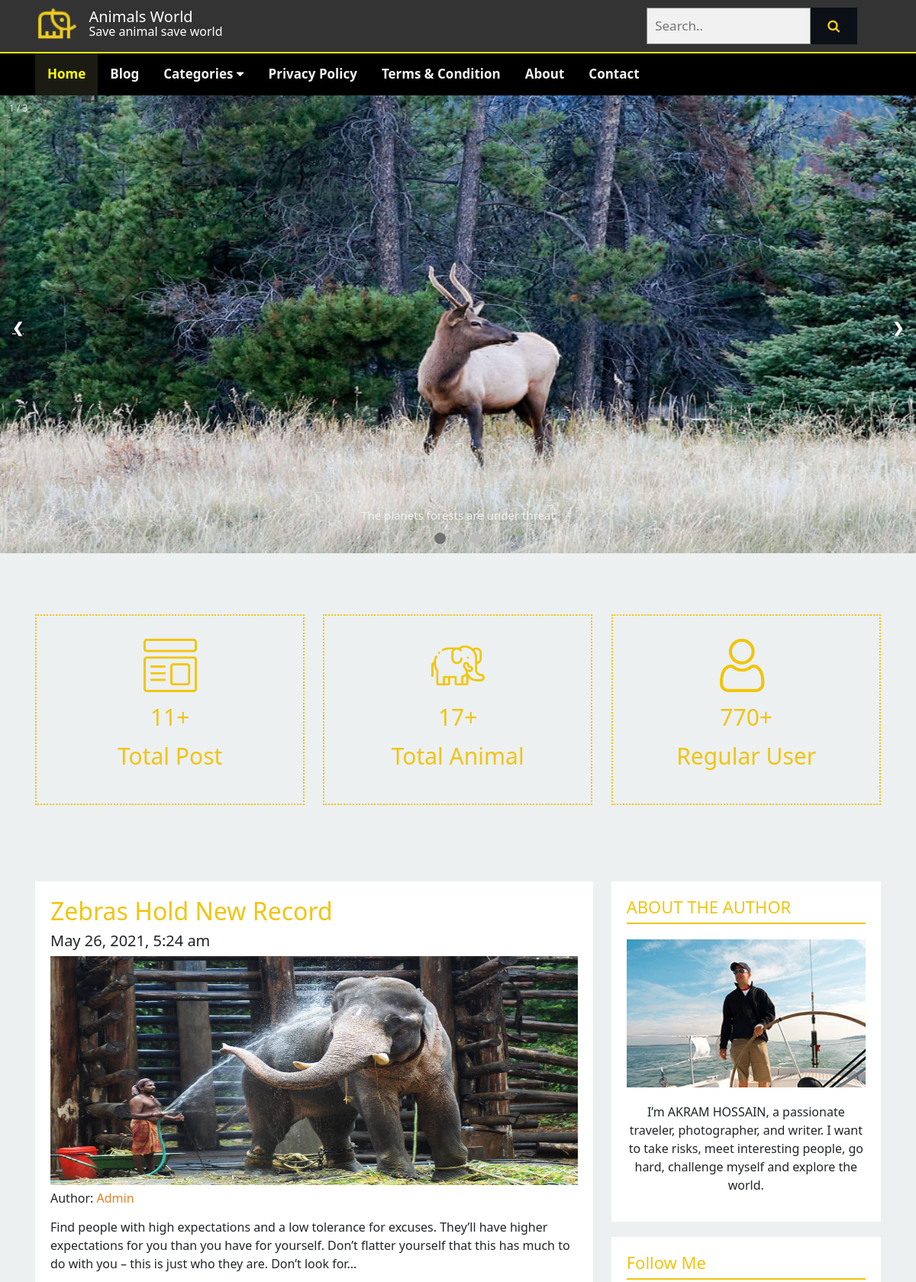
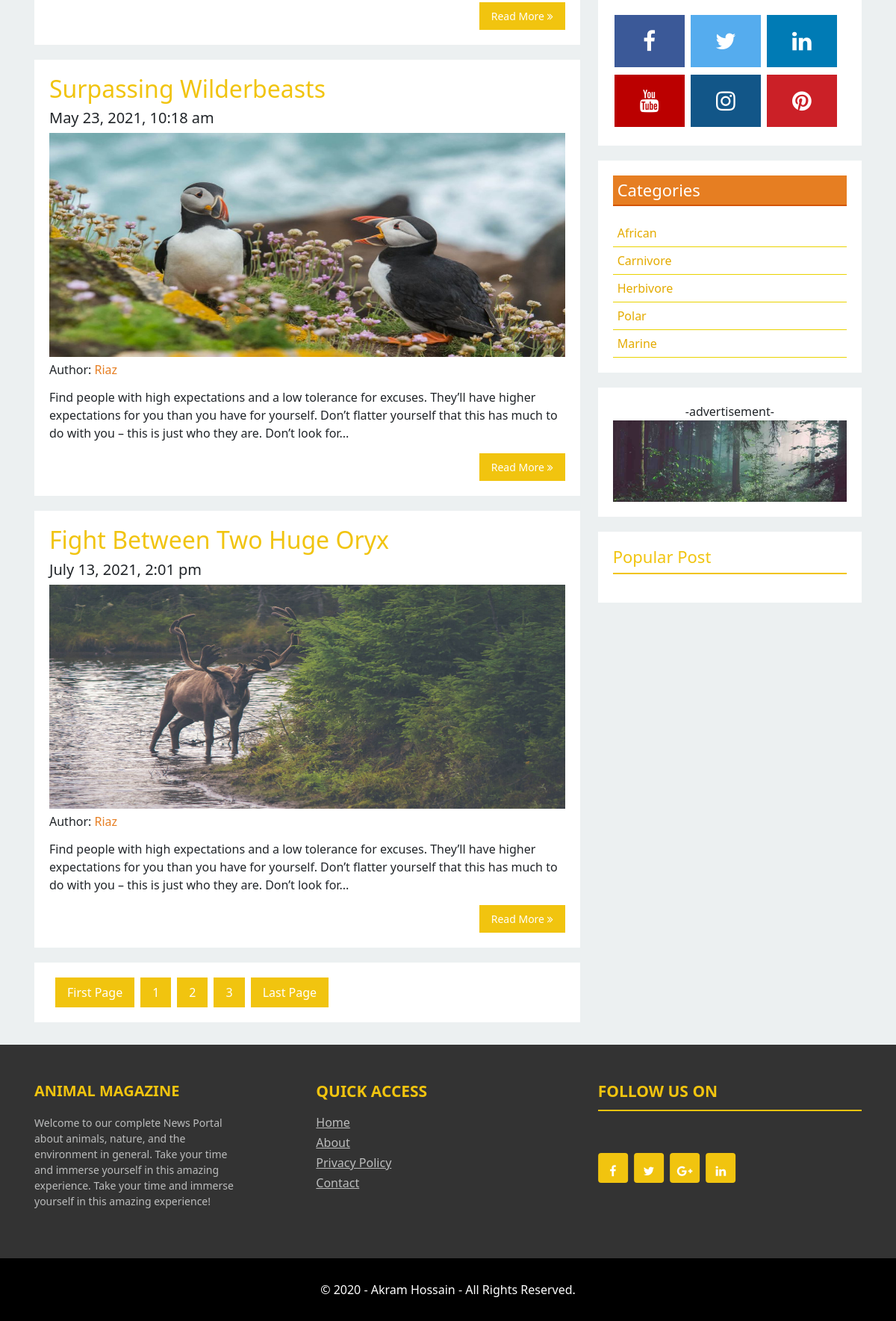
The app's page /animal.sakisite.xyz/index.php?page=2 with its own data (2 pictures, top to bottom).
### tables this page shows
CREATE TABLE `tbl_logotitle` (
  `id` int(11) NOT NULL,
  `logo` varchar(255) NOT NULL,
  `title` varchar(400) NOT NULL,
  `subtitle` varchar(400) NOT NULL
);

CREATE TABLE `tbl_page` (
  `id` int(11) NOT NULL,
  `title` varchar(255) NOT NULL,
  `body` text NOT NULL
);

CREATE TABLE `tbl_slider` (
  `id` int(11) NOT NULL,
  `title` varchar(255) NOT NULL,
  `slider` varchar(255) NOT NULL
);

CREATE TABLE `tbl_post` (
  `id` int(11) NOT NULL,
  `cat` int(11) NOT NULL,
  `title` varchar(255) NOT NULL,
  `body` text NOT NULL,
  `image` varchar(255) NOT NULL,
  `author` varchar(255) NOT NULL,
  `tags` varchar(255) NOT NULL,
  `date` timestamp NOT NULL DEFAULT current_timestamp(),
  `userid` int(11) NOT NULL,
  `count` int(100) NOT NULL
);

CREATE TABLE `tbl_author_details` (
  `id` int(11) NOT NULL,
  `image` varchar(255) NOT NULL,
  `description` text NOT NULL,
  `fb` varchar(700) NOT NULL,
  `tw` varchar(700) NOT NULL,
  `ln` varchar(700) NOT NULL,
  `yt` varchar(700) NOT NULL,
  `ig` varchar(700) NOT NULL,
  `pn` varchar(700) NOT NULL
);

CREATE TABLE `tbl_category` (
  `id` int(11) NOT NULL,
  `name` varchar(255) NOT NULL
);

CREATE TABLE `tbl_footer_top_column_1` (
  `id` int(11) NOT NULL,
  `title` varchar(255) NOT NULL,
  `body` text NOT NULL
);

CREATE TABLE `tbl_footer_top_column_2` (
  `id` int(11) NOT NULL,
  `title` varchar(255) NOT NULL,
  `Home` varchar(255) NOT NULL,
  `About` varchar(255) NOT NULL,
  `Privacy Policy` varchar(255) NOT NULL,
  `Contact` varchar(255) NOT NULL,
  `home_link` varchar(700) NOT NULL,
  `about_link` varchar(700) NOT NULL,
  `privacy_link` varchar(700) NOT NULL,
  `contact_link` varchar(700) NOT NULL
);

CREATE TABLE `tbl_footer_top_column_3` (
  `id` int(11) NOT NULL,
  `title` varchar(255) NOT NULL,
  `fb_link` varchar(700) NOT NULL,
  `tw_link` varchar(700) NOT NULL,
  `gp_link` varchar(700) NOT NULL,
  `ln_link` varchar(700) NOT NULL
);

CREATE TABLE `tbl_footer` (
  `id` int(11) NOT NULL,
  `copyright` varchar(700) NOT NULL
);

### animal.sakisite.xyz/lib/Database.php (called while the page is built, shortened)
<?php
Class Database{
	public $host   = DB_HOST;
	public $user   = DB_USER;
	public $pass   = DB_PASS;
	public $dbname = DB_NAME;
	public $link;
	public function connectDB(){
	$this->link = new mysqli($this->host, $this->user, $this->pass, $this->dbname);
 }
	public function select($query){
		$result = $this->link->query($query) or die($this->link->error.__LINE__);
		if($result->num_rows > 0){
			return $result;
		} else {
			return false;
		}
	}
}

### animal.sakisite.xyz/index.php (the view, shortened to what this page needs)
<?php require 'inc/header.php'; ?>
<?php require 'inc/slider.php'; ?>
<?php require 'inc/flipbar.php'; ?>
  <section class="main_section">
    <div class="mainsection_bfr_container">
      <div class="container">
        <div class="main_section_aftr_row clearfix">
          <div class="row">
            <div class="col-md-8 left_main_Content col-sm-12">
              <?php
              $per_page = 3;
              if (isset($_GET["page"])) {
                  $page = $_GET["page"];
              } else {
                  $page = 1;
              }
              $start_form = ($page - 1) * $per_page;
              ?>
            <?php
              $query = "SELECT * FROM tbl_post ORDER BY id desc LIMIT $start_form,$per_page ";
              $post = $db->select($query);
              if ($post) {
                while ($result = $post->fetch_assoc()) { ?>
              <div class="my_card my_card_post clearfix">
                <a href="post.php?postid=<?php echo $result['id']; ?>"><h2><?php echo $result["title"]; ?></h2></a>
                <h5><?php echo $fm->date($result['date']); ?></h5>
                <div class="fakeimg height_img">
                  <a href="post.php?postid=<?php echo $result['id']; ?>"><img src="admin/uploads/<?php echo $result["image"]; ?>" alt=""></a>
                </div>
                <h6 class="remove_cls">Author: <a href=""><?php echo $result["author"]; ?></a></h6>
                <?php echo $fm->textShorten($result["body"], 270); ?><a href="post.php?postid=<?php echo $result['id']; ?>" class="read_more">Read More <i class="fa fa-angle-double-right"></i></a>
              </div>
              <?php } } ?>
              <div class="my_card my_card_post clearfix">
                <div class="pagination">
                  <?php
                  $query = "SELECT * FROM tbl_post";
                  $result = $db->select($query);
                  $total_rows = mysqli_num_rows($result);
                  $total_pages = ceil($total_rows/$per_page);
                  echo "<a href='index.php'>First Page</a>";
                  for ($i=1; $i <= $total_pages; $i++) {
                  echo "<a href='index.php?page=$i'>".$i."</a>";
                    }
                  echo "<a href='index.php?page=$total_pages'>Last Page</a>";
                  ?>
                </div>
              </div>
            </div>
            <?php require 'inc/sidebar.php' ?>
          </div>
        </div>
      </div>
    </div>
  </section>
<?php require 'inc/footer.php' ?>
</body>
</html>

### animal.sakisite.xyz/inc/header.php (shortened to what this page needs)
<?php require "lib/Database.php"; ?>
<?php require "lib/format.php"; ?>
<?php
$db = new Database();
$fm = new format();
?>
<!DOCTYPE html>
<html lang="en">
<head>
  <?php require "script/css.php"; ?>
</head>
<body>
  <header>
    <div class="equal_margin">
      <div class="container topnav_container">
        <div class="top_bar">
          <div class="row">
            <div class="col-lg-6 col-md-6 col-sm-8 col-xs-12 clearfix">
            <?php
              $sql = "SELECT * FROM tbl_logotitle WHERE id = '1' ";
              $logotitle = $db->select($sql);
              if ($logotitle) {
              $result = $logotitle->fetch_array();
              ?>
              <div class="left_logo">
                <img src="admin/uploads/<?php echo $result["logo"]; ?>" alt="Logo">
              </div>
              <div class="right_text">
                <h2><?php echo $result["title"]; ?></h2>
                <p><?php echo $result["subtitle"]; ?></p>
              </div>
            </div>
            <?php } ?>
            <div class="col-lg-6 col-md-6 col-sm-4 col-xs-12">
              <div class="search">
                <form class="example" action="search.php" method="GET">
                  <input type="text" required placeholder="Search.." name="search">
                  <button type="submit" name="submit" value="Submit"><i class="fa fa-search"></i></button>
                </form>
              </div>
            </div>
          </div>
        </div>
      </div>
    </div>
    <div class="nav_bg_color" id="myHeader">
      <nav class="bottomnav container clearfix max_width_nav">
        <div class="topnav" id="myTopnav">
          <span><a href="index.php" <?php $path  = $_SERVER['SCRIPT_FILENAME']; $title = basename($path, ".php"); if ($title == 'index') { ?> class="active" <?php } ?> >Home</a></span>
          <span class="display_hide"><a href="blog.php" <?php $path  = $_SERVER['SCRIPT_FILENAME']; $title = basename($path, ".php"); if ($title == 'blog') { ?> class="active" <?php } ?> >Blog</a></span>
         <div class="dropdownHover">
          <span class="for_dropdown
          <?php
          if ($get_url_base == "contact.php") {?>
           contact_dropdown <?php } ?>"><a href="" <?php	if (isset($_GET['category'])) { ?>	class="active" <?php } ?> >Categories <i class="fa fa-caret-down"></i></a>
        </span>
          </div>
          <?php
          $sql = "SELECT * FROM tbl_page ";
          $page = $db->select($sql);
          if ($page) {
              while ($result = $page->fetch_assoc()) { ?>
          </span><a href="page.php?pageid=<?php echo $result['id']; ?>" <?php	if (isset($_GET['pageid']) && $_GET['pageid'] == $result['id']) { ?>	class="active" <?php } ?>
           ><?php echo $result['title']; ?></a></span>
          <?php } } ?>
          </span><a href="about.php" <?php $path  = $_SERVER['SCRIPT_FILENAME']; $title = basename($path, ".php"); if ($title == 'about') { ?> class="active" <?php } ?> >About</a></span>
          </span><a href="contact.php" <?php $path  = $_SERVER['SCRIPT_FILENAME']; $title = basename($path, ".php"); if ($title == 'contact') { ?> class="active" <?php } ?> >Contact</a></span>
        </div>
      </nav>
    </div>
  </header>

### animal.sakisite.xyz/inc/slider.php
  <div class="slideshow-container">
<?php
$sql = "SELECT * FROM tbl_slider ORDER BY id DESC LIMIT 5 ";
$slider = $db->select($sql);
$row_count = mysqli_num_rows($slider);
if ($slider) {
  $i = 0;
    while ($result = $slider->fetch_assoc()) {
      $i++;
        ?>
    <div class="mySlides">
      <div class="numbertext"><?php echo $i; ?> / <?php echo $row_count; ?></div>
      <img src="admin/uploads/<?php echo $result['slider']; ?>" style="width:100%; height: 600px;">
      <div class="text"><?php echo $result['title']; ?></div>
    </div>
<?php } } ?>
    <div class="text-center pos_top">
  <?php
$sql = "SELECT * FROM tbl_slider ORDER BY id DESC LIMIT 5 ";
$slider = $db->select($sql);
$row_count = mysqli_num_rows($slider);
if ($slider) {
  $x=0;
  while ( $x < $row_count) {
    $x++;
      ?>
      <span class="dot" onclick="currentSlide(<?php echo $x; ?>)"></span>
      <?php } } ?>
    </div>
    <a class="prev" onclick="plusSlides(-1)">&#10094;</a>
    <a class="next" onclick="plusSlides(1)">&#10095;</a>
  </div>

### animal.sakisite.xyz/lib/format.php (shortened to what this page needs)
<?php
class format{
    public function date($date){
       return date("F j, Y, g:i a", strtotime($date));
    }
    public function textShorten($text, $limit = 400){
        $text = $text." ";
        $text = substr($text,0,$limit);
        $text = substr($text, 0, strrpos($text," "));
        $text = $text."..."."</p>";
        return $text;
    }
}
?>

### animal.sakisite.xyz/inc/sidebar.php (shortened to what this page needs)
<div class="col-md-4 right_sidebar col-sm-12">
  <?php
  if ($get_url_base != "post.php") {?>
              <div class="my_card author_details">
                <h2>ABOUT THE AUTHOR</h2>
                <?php
                $sql = "SELECT * FROM tbl_author_details WHERE id = '1' ";
                $author_details = $db->select($sql);
                if ($author_details) {
                    $result = $author_details->fetch_assoc();
                        ?>
                <div class="fakeimg">
                  <img src="admin/uploads/<?php echo $result['image']; ?>" alt="">
                </div>
                <?php echo $result['description']; ?>
              </div>
              <div class="my_card following_social">
                <h3>Follow Me</h3>
                <a target="_blank" href="<?php echo $result['fb']; ?>" class="fa fa-facebook my_social"></a>
                <a target="_blank" href="<?php echo $result['tw']; ?>" class="fa fa-twitter my_social"></a>
                <a target="_blank" href="<?php echo $result['ln']; ?>" class="fa fa-linkedin my_social"></a>
                <a target="_blank" href="<?php echo $result['yt']; ?>" class="fa fa-youtube my_social"></a>
                <a target="_blank" href="<?php echo $result['ig']; ?>" class="fa fa-instagram my_social"></a>
                <a target="_blank" href="<?php echo $result['pn']; ?>" class="fa fa-pinterest my_social"></a>
              </div>
              <?php } ?>
              <?php } ?>
              <div class="my_card category_list">
                <h3>Categories</h3>
                <?php
                $query = "SELECT * FROM tbl_category";
                $categories = $db->select($query);
                if ($categories) {
                  while ($result = $categories->fetch_assoc()) { ?>
                <ul>
                  <li><a href="posts.php?category=<?php echo $result["id"]; ?>"><?php echo $result["name"] ?></a></li>
                </ul>
                <?php } } ?>
              </div>
              <div class="my_card advertise">
                <div class="text-center">-advertisement-</div>
                <img src="images/img_woods_wide.jpg" alt="">
              </div>
              <div class="my_card">
                <h3>Popular Post</h3>
              </div>
            </div>

### animal.sakisite.xyz/inc/footer.php
<section class="footer_top">
  <div class="container">
    <div class="row">
      <div class="col-md-4">
        <div class="magazine">
          <div class="megaZine_wrap clearfix">
            <?php
              $sql = "SELECT * FROM tbl_footer_top_column_1 ";
              $tbl_footer_top_column_1 = $db->select($sql);
              if ($tbl_footer_top_column_1) {
              while ($result = $tbl_footer_top_column_1->fetch_assoc()) {
                  ?>
            <h2><?php echo $result['title']; ?></h2>
          </div>
          <?php echo $result['body']; ?>
          <?php } } ?>
        </div>
      </div>
      <div class="col-md-4">
        <?php
              $sql = "SELECT * FROM tbl_footer_top_column_2 ";
              $tbl_footer_top_column_2 = $db->select($sql);
              if ($tbl_footer_top_column_2) {
              while ($result = $tbl_footer_top_column_2->fetch_assoc()) {
                  ?>
        <div class="footer_page">
        <h2><?php echo $result['title']; ?></h2>
        <h6><a href="<?php echo $result['home_link']; ?>"><?php echo $result['Home']; ?></a></h6>
        <h6><a href="<?php echo $result['about_link']; ?>"><?php echo $result['About']; ?></a></h6>
        <h6><a href="<?php echo $result['privacy_link']; ?>"><?php echo $result['Privacy Policy']; ?></a></h6>
        <h6><a href="<?php echo $result['contact_link']; ?>"><?php echo $result['Contact']; ?></a></h6>
        </div>
        <?php } } ?>
      </div>
      <div class="col-md-4">
        <?php
              $sql = "SELECT * FROM tbl_footer_top_column_3 ";
              $tbl_footer_top_column_3 = $db->select($sql);
              if ($tbl_footer_top_column_3) {
              while ($result = $tbl_footer_top_column_3->fetch_assoc()) {
                  ?>
        <div class="social_networks">
          <h2><?php echo $result['title']; ?></h2>
          <div class="inside_social">
            <a href="<?php echo $result['fb_link']; ?>"><span>Facebook</span></a>
            <a href="<?php echo $result['tw_link']; ?>"><span>Twitter</span></a>
            <a href="<?php echo $result['gp_link']; ?>"><span>Google+</span></a>
            <a href="<?php echo $result['ln_link']; ?>"><span>Linked In</span></a>
          </div>
        </div>
        <?php } } ?>
      </div>
    </div>
  </div>
</section>
  <footer class="main_footer">
    <div class="container">
      <div class="row">
        <div class="col-md-12">
          <div class="copyright_text text-center">
          <?php
          $sql = "SELECT * FROM tbl_footer WHERE id = '1' ";
          $footer_update = $db->select($sql);
          if ($footer_update) {
              while ($result = $footer_update->fetch_assoc()) {
                  ?>
            <p><?php echo $result["copyright"]; ?></p>
            <?php } } ?>
          </div>
        </div>
      </div>
    </div>
  </footer>

### records on screen
tbl_logotitle: logo (picture), title "Animals World", subtitle "Save animal save world"
tbl_page: title "Privacy Policy"
tbl_page: title "Terms & Condition"
tbl_slider: slider (picture), title "The planets forests are under threat"
tbl_post: title "Zebras Hold New Record", date "May 26, 2021, 5:24 am", image (picture), author "Admin"
tbl_post: title "Surpassing Wilderbeasts", date "May 23, 2021, 10:18 am", image (picture), author "Riaz"
tbl_post: title "Fight Between Two Huge Oryx", date "July 13, 2021, 2:01 pm", image (picture), author "Riaz"
tbl_author_details: image (picture), description "I’m AKRAM HOSSAIN, a passionate traveler, photographer, and writer. I want to take risks, meet interesting people, go hard, challenge myself and explore the world."
tbl_category: name "African"
tbl_category: name "Carnivore"
tbl_category: name "Herbivore"
tbl_category: name "Polar"
tbl_category: name "Marine"
tbl_footer_top_column_1: title "ANIMAL MAGAZINE", body "Welcome to our complete News Portal about animals, nature, and the environment in general. Take your time and immerse yourself in this amazing experience. Take your time and immerse yourself in this amazing experience!"
tbl_footer_top_column_2: title "QUICK ACCESS", Home "Home", About "About", Privacy Policy "Privacy Policy", Contact "Contact"
tbl_footer_top_column_3: title "FOLLOW US ON"
tbl_footer: copyright "© 2020 - Akram Hossain - All Rights Reserved."
